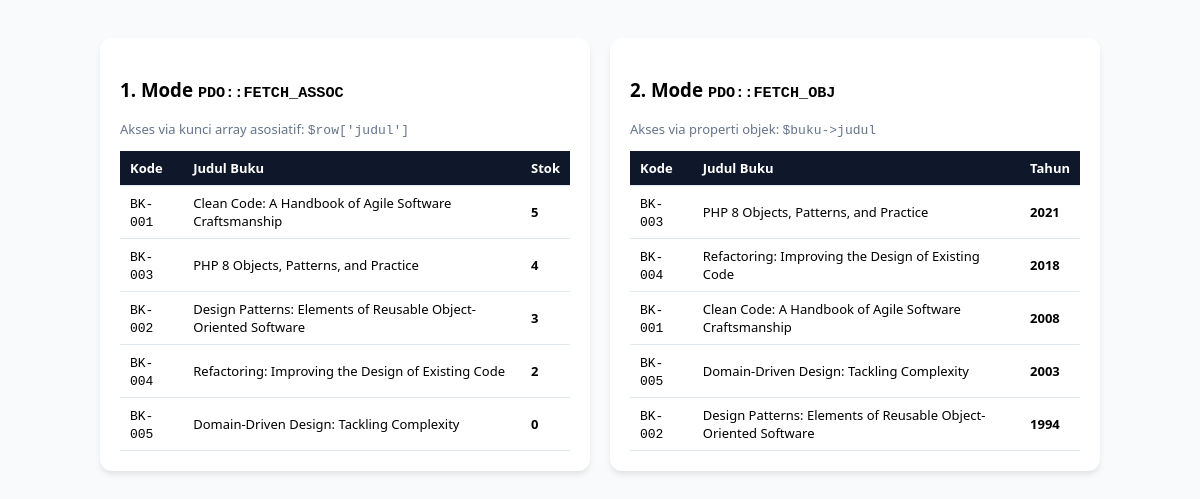
The app's page /starter/03_query_fetch.php with its own data.
### tables this page shows
CREATE TABLE IF NOT EXISTS `koleksi_buku` (
    `id` INT AUTO_INCREMENT PRIMARY KEY,
    `kode_buku` VARCHAR(20) NOT NULL UNIQUE,
    `judul` VARCHAR(150) NOT NULL,
    `penulis` VARCHAR(100) NOT NULL,
    `kategori` VARCHAR(50) NOT NULL,
    `stok` INT NOT NULL DEFAULT 0,
    `tahun_terbit` INT NOT NULL
);

### starter/03_query_fetch.php (the view, shortened to what this page needs)
<?php
$dsn = "mysql:host=127.0.0.1;dbname=pemrograman_lanjut;charset=utf8mb4";
$username = "root";
$password = "";
$options = [
    PDO::ATTR_ERRMODE            => PDO::ERRMODE_EXCEPTION,
    PDO::ATTR_DEFAULT_FETCH_MODE => PDO::FETCH_ASSOC,
];
try {
    $pdo = new PDO($dsn, $username, $password, $options);
    $stmtAssoc = $pdo->query("SELECT kode_buku, judul, penulis, stok FROM koleksi_buku ORDER BY stok DESC");
    $hasilAssoc = $stmtAssoc->fetchAll();
    $stmtObj = $pdo->query("SELECT kode_buku, judul, penulis, tahun_terbit FROM koleksi_buku ORDER BY tahun_terbit DESC");
    $hasilObj = $stmtObj->fetchAll(PDO::FETCH_OBJ);
} catch (PDOException $e) {
    die("Database Error: " . $e->getMessage());
}
?>
<!DOCTYPE html>
<html lang="id">
<head>
</head>
<body>
    <div class="grid">
        <div class="card">
            <h3>1. Mode <code>PDO::FETCH_ASSOC</code></h3>
            <p style="font-size: 13px; color: #64748b;">Akses via kunci array asosiatif: <code>$row['judul']</code></p>
            <table>
                <thead>
                    <tr>
                        <th>Kode</th>
                        <th>Judul Buku</th>
                        <th>Stok</th>
                    </tr>
                </thead>
                <tbody>
                    <?php foreach ($hasilAssoc as $buku): ?>
                        <tr>
                            <td><code><?= htmlspecialchars($buku['kode_buku']) ?></code></td>
                            <td><?= htmlspecialchars($buku['judul']) ?></td>
                            <td><strong><?= $buku['stok'] ?></strong></td>
                        </tr>
                    <?php endforeach; ?>
                </tbody>
            </table>
        </div>
        <div class="card">
            <h3>2. Mode <code>PDO::FETCH_OBJ</code></h3>
            <p style="font-size: 13px; color: #64748b;">Akses via properti objek: <code>$buku->judul</code></p>
            <table>
                <thead>
                    <tr>
                        <th>Kode</th>
                        <th>Judul Buku</th>
                        <th>Tahun</th>
                    </tr>
                </thead>
                <tbody>
                    <?php foreach ($hasilObj as $buku): ?>
                        <tr>
                            <td><code><?= htmlspecialchars($buku->kode_buku) ?></code></td>
                            <td><?= htmlspecialchars($buku->judul) ?></td>
                            <td><strong><?= $buku->tahun_terbit ?></strong></td>
                        </tr>
                    <?php endforeach; ?>
                </tbody>
            </table>
        </div>
    </div>
</body>
</html>

### starter/03_query_fetch.php (style rules this page uses)
body { font-family: 'Segoe UI', sans-serif; background: #f8fafc; padding: 30px; }
.grid { display: grid; grid-template-columns: 1fr 1fr; gap: 20px; max-width: 1000px; margin: 0 auto; }
.card { background: white; border-radius: 12px; padding: 20px; box-shadow: 0 4px 6px -1px rgba(0,0,0,0.1); }
table { width: 100%; border-collapse: collapse; margin-top: 12px; }
th, td { padding: 8px 10px; border-bottom: 1px solid #e2e8f0; font-size: 13px; text-align: left; }
th { background: #0f172a; color: white; }

### records on screen
koleksi_buku: kode_buku "BK-001", judul "Clean Code: A Handbook of Agile Software Craftsmanship", stok "5", tahun_terbit "2008"
koleksi_buku: kode_buku "BK-003", judul "PHP 8 Objects, Patterns, and Practice", stok "4", tahun_terbit "2021"
koleksi_buku: kode_buku "BK-002", judul "Design Patterns: Elements of Reusable Object-Oriented Software", stok "3", tahun_terbit "1994"
koleksi_buku: kode_buku "BK-004", judul "Refactoring: Improving the Design of Existing Code", stok "2", tahun_terbit "2018"
koleksi_buku: kode_buku "BK-005", judul "Domain-Driven Design: Tackling Complexity", stok "0", tahun_terbit "2003"
